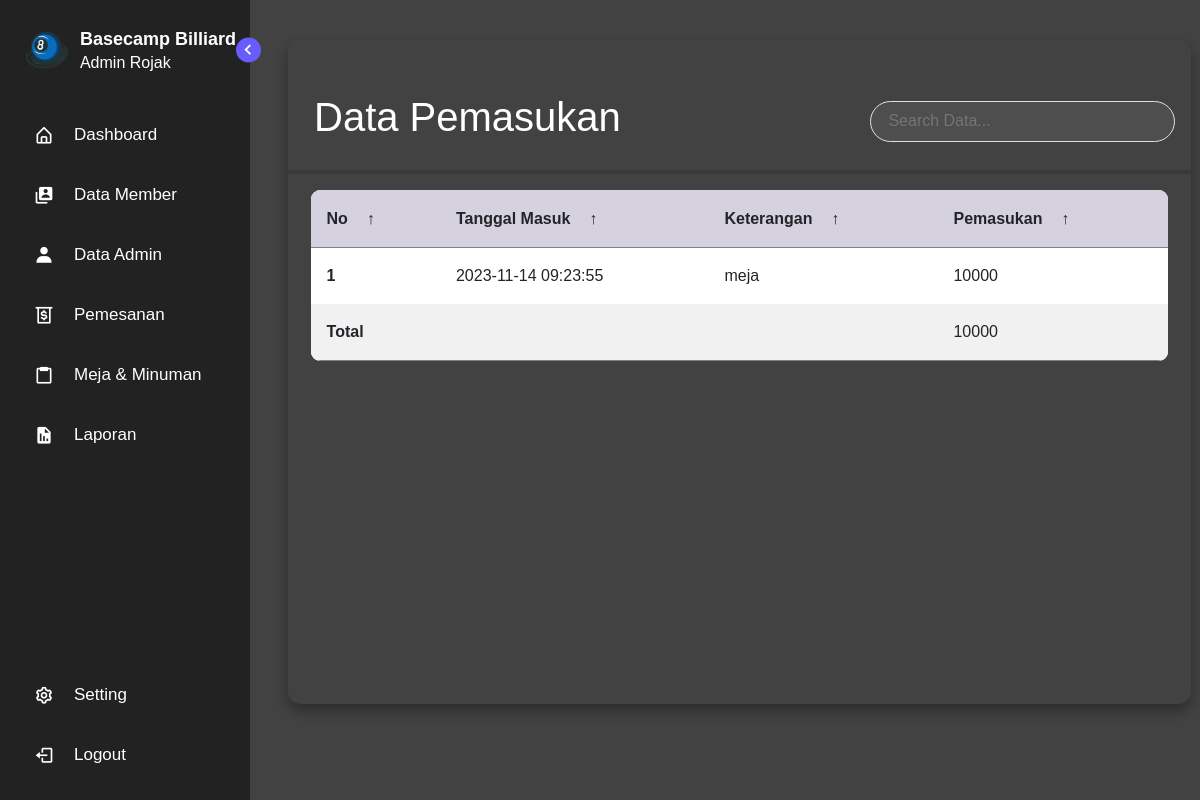
The app's page /index.php?page=pemasukan (signed in) with its own data.
### tables this page shows
CREATE TABLE `pemasukan` (
  `idp` int(11) NOT NULL,
  `tgl` datetime NOT NULL,
  `keterangan` varchar(255) NOT NULL,
  `pemasukan` varchar(255) NOT NULL
);

### functions.php (called while the page is built, shortened)
<?php
$conn = mysqli_connect("localhost", "root", "", "db_billiard");
function query($query)
{
  global $conn;
  $result = mysqli_query($conn, $query);
  $rows = [];
  while ($row = mysqli_fetch_assoc($result)) {
    $rows[] = $row;
  }
  return $rows;
}
 ?>

### admin/pemasukan.php (the view, shortened to what this page needs)
<?php
include_once(__DIR__ . '/../functions.php');
$pemasukan = query("SELECT * FROM pemasukan");
?>
<link rel="stylesheet" href="../css/form.css">
<main class="table">
    <section class="table__header mt-5">
        <h1 style="margin-left:10px;">Data Pemasukan</h1>
        <div class="input-group">
    <input type="search" name="search" id="searchInput" oninput="searchTable()" placeholder="Search Data...">
    </div>
    </section>
    <hr>
    <section class="table__body">
        <table>
            <thead>
                <tr>
                    <th> No <span class="icon-arrow">&UpArrow;</span></th>
                    <th> Tanggal Masuk <span class="icon-arrow">&UpArrow;</span></th>
                    <th> Keterangan <span class="icon-arrow">&UpArrow;</span></th>
                    <th> Pemasukan <span class="icon-arrow">&UpArrow;</span></th>
                </tr>
            </thead>
            <tbody id="dataTable">
                <?php $i = 1; ?>
                <?php $totalPemasukan = 0; ?>
                <?php foreach ($pemasukan as $row) : ?>
                    <tr>
                        <th scope="row"><?= $i; ?></th>
                        <td><?= $row["tgl"]; ?></td>
                        <td><?= $row["keterangan"]; ?></td>
                        <td><?= $row["pemasukan"]; ?></td>
                    </tr>
                    <?php
                    $totalPemasukan += $row["pemasukan"];
                    $i++;
                    ?>
                <?php endforeach; ?>
                <tr>
                    <th scope="row" colspan="3">Total</th>
                    <td><?= $totalPemasukan; ?></td>
                </tr>
            </tbody>
        </table>
    </section>
</main>

### index.php (shortened to what this page needs)
<?php
require "functions.php";
?>
<!DOCTYPE html>
<html lang="en">
<head>
    <link rel="stylesheet" href="css/style.css">
    <link href='https://unpkg.com/boxicons@2.1.1/css/boxicons.min.css' rel='stylesheet'>
    <link rel="stylesheet" href="https://cdn.jsdelivr.net/npm/bootstrap@5.3.0/dist/css/bootstrap.min.css">
</head>
<body>
    <nav class="sidebar">
        <header>
            <div class="image-text">
                <span class="image">
                    <img src="../logo.png" class="logo" style="width: 80px;" alt="">
                </span>
                <div class="text logo-text">
                    <span class="name">Basecamp Billiard</span>
                    <span class="profession"><?= $_SESSION["nama"]; ?></span>
                </div>
            </div>
            <i class='bx bx-chevron-right toggle'></i>
        </header>
        <div class="menu-bar">
            <div class="menu">
                <ul class="menu-links">
                    <li class="nav-link">
                        <a href="index.php?page=home">
                            <i class='bx bx-home-alt icon'></i>
                            <span class="text nav-text">Dashboard</span>
                        </a>
                    </li>
                    <li class="nav-link">
                        <a href="index.php?page=member">
                            <i class='bx bxs-user-account icon'></i>
                            <span class="text nav-text">Data Member</span>
                        </a>
                    </li>
                    <li class="nav-link">
                        <a href="index.php?page=admin">
                            <i class='bx bxs-user icon'></i>
                            <span class="text nav-text">Data Admin</span>
                        </a>
                    </li>
                    <li class="nav-link">
                        <a href="#sidemenu2" data-bs-toggle="collapse" aria-current="page">
                            <i class='bx bx-money-withdraw icon'></i>
                            <span class="text nav-text">Pemesanan</span>
                        </a>
                    </li>
                    <li class="nav-link down">
                        <a href="#sidemenu" data-bs-toggle="collapse" aria-current="page">
                            <i class='bx bx-clipboard icon'></i>
                            <span class="text nav-text">Meja & Minuman</span>
                        </a>
                    </li>
                    <li class="nav-link">
                        <a href="#sidemenu1" data-bs-toggle="collapse" aria-current="page">
                            <i class='bx bxs-report icon'></i>
                            <span class="text nav-text">Laporan</span>
                        </a>
                    </li>
                </ul>
            </div>
            <div class="bottom-content">
                <li class="">
                    <a href="index.php?page=setting">
                        <i class='bx bx-cog icon'></i>
                        <span class="text nav-text">Setting</span>
                    </a>
                </li>
                <li class="">
                    <a href="../logout.php">
                        <i class='bx bx-log-out icon'></i>
                        <span class="text nav-text">Logout</span>
                    </a>
                </li>
            </div>
        </div>
    </nav>
    <section class="home">
        <div class="text"></div>
        <?php
        if (isset($_GET['page'])) {
            $page = $_GET['page'];
            switch ($page) {
                case 'pemasukan':
                    include 'admin/pemasukan.php';
                    break;
            }
        } else {
            include 'admin/setting.php';
        }
        ?>
    </section>
</body>
</html>

### css/style.css (style rules this page uses)
* { margin: 0; padding: 0; box-sizing: border-box; font-family: 'Poppins', sans-serif; }
:root { --body-color: #E4E9F7; --sidebar-color: #FFF; --primary-color: #695CFE; --primary-color-light: #F6F5FF; --toggle-color: #DDD; --text-color: #707070; --tran-03: all 0.2s ease; --tran-03: all 0.3s ease; --tran-04: all 0.3s ease; --tran-05: all 0.3s ease; }
body { min-height: 100vh; background-color: var(--body-color); transition: var(--tran-05); }
.sidebar { position: fixed; top: 0; left: 0; height: 100%; width: 250px; padding: 10px 14px; background: #222222; transition: var(--tran-05); z-index: 100; }
.sidebar li { height: 50px; list-style: none; display: flex; align-items: center; margin-top: 10px; }
.sidebar header .image, .sidebar .icon { min-width: 60px; border-radius: 6px; }
.sidebar .icon { min-width: 60px; border-radius: 6px; height: 100%; display: flex; align-items: center; justify-content: center; font-size: 20px; }
.sidebar .text, .sidebar .icon { color: #fff; transition: var(--tran-03); }
.sidebar .text { font-size: 17px; font-weight: 500; white-space: nowrap; opacity: 1; }
.sidebar header { position: relative; }
.sidebar header .image-text { display: flex; align-items: center; }
.sidebar header .logo-text { display: flex; flex-direction: column; }
header .image-text .name { margin-top: 2px; font-size: 18px; font-weight: 600; }
header .image-text .profession { font-size: 16px; margin-top: -2px; display: block; }
.sidebar header .image { display: flex; align-items: center; justify-content: center; }
.sidebar header .image img { width: 40px; border-radius: 6px; }
.sidebar header .toggle { position: absolute; top: 50%; right: -25px; transform: translateY(-50%) rotate(180deg); height: 25px; width: 25px; background-color: var(--primary-color); color: var(--sidebar-color); border-radius: 50%; display: flex; align-items: center; justify-content: center; font-size: 22px; cursor: pointer; transition: var(--tran-05); }
.sidebar .menu { margin-top: 10px; }
.sidebar li a { list-style: none; height: 100%; background-color: transparent; display: flex; align-items: center; height: 100%; width: 100%; border-radius: 6px; text-decoration: none; transition: var(--tran-03); }
.sidebar .menu-bar { height: calc(100% - 90px); display: flex; flex-direction: column; justify-content: space-between; overflow-y: scroll; }
.home { position: absolute; top: 0; top: 0; left: 250px; height: 100vh; width: calc(100% - 250px); background-color: #424242; transition: var(--tran-05); }
.home .text { font-size: 30px; font-weight: 500; color: #fff; padding: 12px 60px; }
.sidebar .menu-bar .menu-links { padding: 0px; }

### records on screen
pemasukan: tgl "2023-11-14 09:23:55", keterangan "meja", pemasukan "10000"

### other values on screen
$_SESSION["nama"] "Admin Rojak"
$totalPemasukan "10000"
